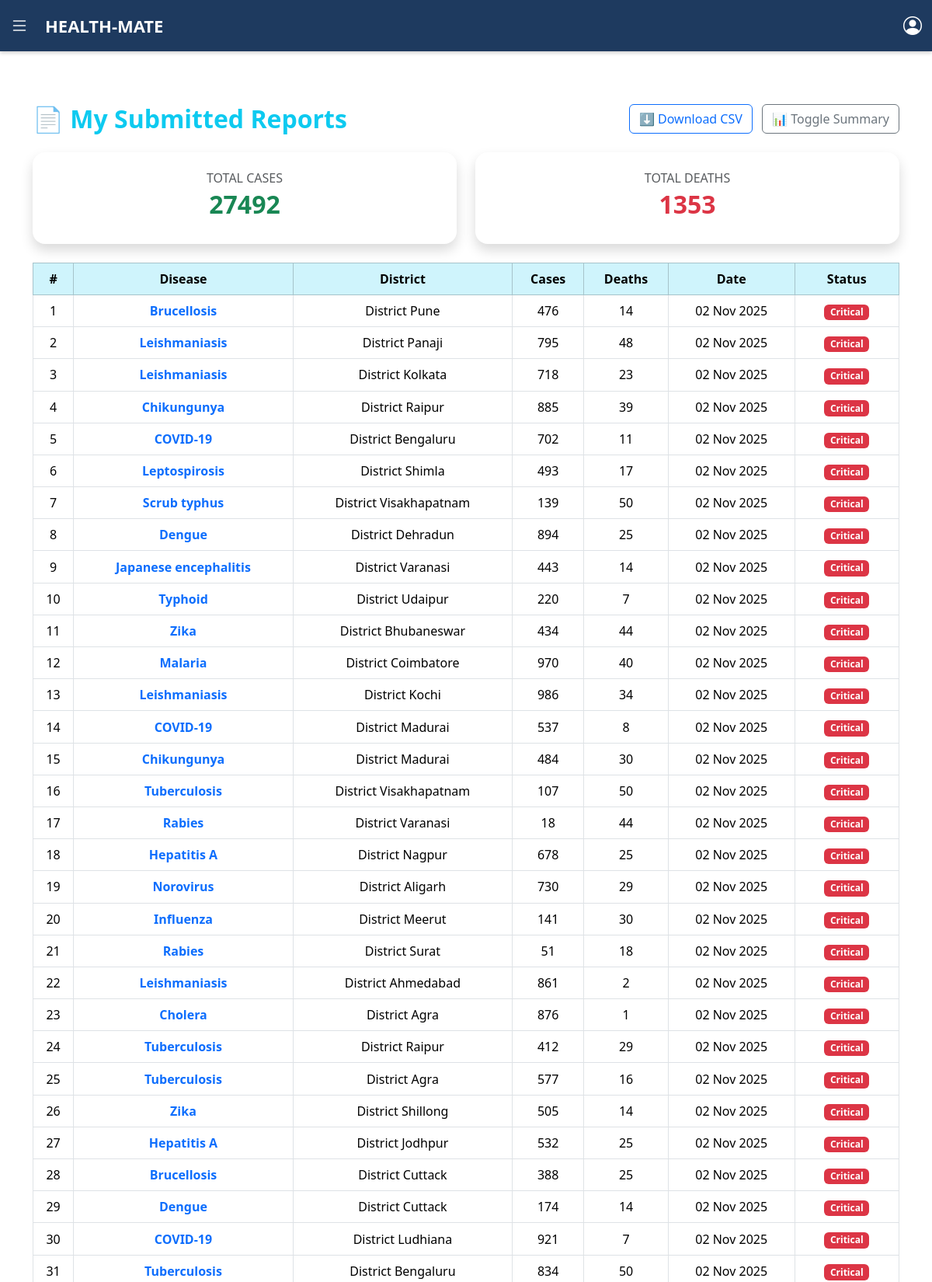
Page /my-reports/ (signed in, upper part) on the committed database.
### test1/models.py (models this page shows, shortened)
class Report(models.Model):
    district = models.ForeignKey(District, on_delete=models.CASCADE)
    disease = models.ForeignKey(Disease, on_delete=models.CASCADE)
    date_reported = models.DateField(auto_now_add=True)
    number_of_cases = models.PositiveIntegerField()
    deaths = models.PositiveIntegerField(default=0)
    source = models.CharField(max_length=100, blank=True)
    reporter = models.ForeignKey(UserProfile, on_delete=models.SET_NULL, null=True)

class Disease(models.Model):
    CATEGORY_CHOICES = [
        ('human', 'Human'),
        ('animal', 'Animal'),
        ('environmental', 'Environmental'),
    ]
    name = models.CharField(max_length=100)
    category = models.CharField(max_length=20, choices=CATEGORY_CHOICES)
    symptoms = models.TextField(blank=True)
    severity = models.CharField(max_length=50, blank=True)

class District(models.Model):
    name = models.CharField(max_length=100)
    state = models.CharField(max_length=100)
    population = models.PositiveIntegerField(null=True, blank=True)

### test1/views.py (the view)
# urls.py: path('my-reports/', views.my_reports, name='my_reports'),
def my_reports(request):
    user_profile = UserProfile.objects.get(user=request.user)
    reports = Report.objects.filter(reporter=user_profile).order_by('-date_reported')
    total_cases = sum(r.number_of_cases for r in reports)
    total_deaths = sum(r.deaths for r in reports)
    return render(request, "test1/my_reports.html", {
        "reports": reports,
        "total_cases": total_cases,
        "total_deaths": total_deaths,
    })

### test1/templates/test1/my_reports.html (shortened to what this page needs)
{% extends "test1/base.html" %}
{% block content %}
<div class="container py-5">
  <div class="d-flex flex-column flex-md-row justify-content-between align-items-md-center mb-4">
    <h2 class="fw-bold text-info mb-3 mb-md-0">📄 My Submitted Reports</h2>
    <div>
      <a href="{% url 'download_my_reports' %}" class="btn btn-outline-primary me-2">
        ⬇️ Download CSV
      </a>
      <button id="toggleStats" class="btn btn-outline-secondary">
        📊 Toggle Summary
      </button>
    </div>
  </div>
  <div id="statsSection" class="row g-4 mb-4">
    <div class="col-md-6">
      <div class="card shadow border-0 rounded-4 text-center p-4">
        <h6 class="text-muted text-uppercase mb-1">Total Cases</h6>
        <h2 class="fw-bold text-success">{{ total_cases }}</h2>
      </div>
    </div>
    <div class="col-md-6">
      <div class="card shadow border-0 rounded-4 text-center p-4">
        <h6 class="text-muted text-uppercase mb-1">Total Deaths</h6>
        <h2 class="fw-bold text-danger">{{ total_deaths }}</h2>
      </div>
    </div>
  </div>
  <div class="table-responsive">
    <table class="table table-hover table-bordered shadow rounded-4 bg-white align-middle">
      <thead class="table-info text-center">
        <tr>
          <th>#</th>
          <th>Disease</th>
          <th>District</th>
          <th>Cases</th>
          <th>Deaths</th>
          <th>Date</th>
          <th>Status</th>
        </tr>
      </thead>
      <tbody>
        {% for report in reports %}
        <tr class="text-center">
          <td>{{ forloop.counter }}</td>
          <td class="fw-semibold text-primary">{{ report.disease.name }}</td>
          <td>{{ report.district.name }}</td>
          <td>{{ report.number_of_cases }}</td>
          <td>{{ report.deaths }}</td>
          <td>{{ report.date_reported|date:"d M Y" }}</td>
          <td>
            {% if report.deaths > 0 %}
              <span class="badge bg-danger">Critical</span>
            {% elif report.number_of_cases > 20 %}
              <span class="badge bg-warning text-dark">Moderate</span>
            {% else %}
              <span class="badge bg-success">Stable</span>
            {% endif %}
          </td>
        </tr>
        {% empty %}
        <tr>
          <td colspan="7" class="text-center text-muted py-4">
            No reports submitted yet.
          </td>
        </tr>
        {% endfor %}
      </tbody>
    </table>
  </div>
</div>
{% endblock %}

### test1/templates/test1/base.html (style rules this page uses)
body { margin: 0; padding: 0; font-family: "Poppins", sans-serif; background-color: #f8fafc; }

### test1/templates/test1/navbar.html (style rules this page uses)
body { margin: 0; font-family: "Poppins", sans-serif; }

### rows in the picture
Report: disease.name "Brucellosis", district.name "District Pune", number_of_cases "476", deaths "14", date_reported "02 Nov 2025", shows "Critical"
Report: disease.name "Leishmaniasis", district.name "District Panaji", number_of_cases "795", deaths "48", date_reported "02 Nov 2025", shows "Critical"
Report: disease.name "Leishmaniasis", district.name "District Kolkata", number_of_cases "718", deaths "23", date_reported "02 Nov 2025", shows "Critical"
Report: disease.name "Chikungunya", district.name "District Raipur", number_of_cases "885", deaths "39", date_reported "02 Nov 2025", shows "Critical"
Report: disease.name "COVID-19", district.name "District Bengaluru", number_of_cases "702", deaths "11", date_reported "02 Nov 2025", shows "Critical"
Report: disease.name "Leptospirosis", district.name "District Shimla", number_of_cases "493", deaths "17", date_reported "02 Nov 2025", shows "Critical"
Report: disease.name "Scrub typhus", district.name "District Visakhapatnam", number_of_cases "139", deaths "50", date_reported "02 Nov 2025", shows "Critical"
Report: disease.name "Dengue", district.name "District Dehradun", number_of_cases "894", deaths "25", date_reported "02 Nov 2025", shows "Critical"
Report: disease.name "Japanese encephalitis", district.name "District Varanasi", number_of_cases "443", deaths "14", date_reported "02 Nov 2025", shows "Critical"
Report: disease.name "Typhoid", district.name "District Udaipur", number_of_cases "220", deaths "7", date_reported "02 Nov 2025", shows "Critical"
Report: disease.name "Zika", district.name "District Bhubaneswar", number_of_cases "434", deaths "44", date_reported "02 Nov 2025", shows "Critical"
Report: disease.name "Malaria", district.name "District Coimbatore", number_of_cases "970", deaths "40", date_reported "02 Nov 2025", shows "Critical"
Report: disease.name "Leishmaniasis", district.name "District Kochi", number_of_cases "986", deaths "34", date_reported "02 Nov 2025", shows "Critical"
Report: disease.name "COVID-19", district.name "District Madurai", number_of_cases "537", deaths "8", date_reported "02 Nov 2025", shows "Critical"
Report: disease.name "Chikungunya", district.name "District Madurai", number_of_cases "484", deaths "30", date_reported "02 Nov 2025", shows "Critical"
Report: disease.name "Tuberculosis", district.name "District Visakhapatnam", number_of_cases "107", deaths "50", date_reported "02 Nov 2025", shows "Critical"
Report: disease.name "Rabies", district.name "District Varanasi", number_of_cases "18", deaths "44", date_reported "02 Nov 2025", shows "Critical"
Report: disease.name "Hepatitis A", district.name "District Nagpur", number_of_cases "678", deaths "25", date_reported "02 Nov 2025", shows "Critical"
Report: disease.name "Norovirus", district.name "District Aligarh", number_of_cases "730", deaths "29", date_reported "02 Nov 2025", shows "Critical"
Report: disease.name "Influenza", district.name "District Meerut", number_of_cases "141", deaths "30", date_reported "02 Nov 2025", shows "Critical"
Report: disease.name "Rabies", district.name "District Surat", number_of_cases "51", deaths "18", date_reported "02 Nov 2025", shows "Critical"
Report: disease.name "Leishmaniasis", district.name "District Ahmedabad", number_of_cases "861", deaths "2", date_reported "02 Nov 2025", shows "Critical"
Report: disease.name "Cholera", district.name "District Agra", number_of_cases "876", deaths "1", date_reported "02 Nov 2025", shows "Critical"
Report: disease.name "Tuberculosis", district.name "District Raipur", number_of_cases "412", deaths "29", date_reported "02 Nov 2025", shows "Critical"
Report: disease.name "Tuberculosis", district.name "District Agra", number_of_cases "577", deaths "16", date_reported "02 Nov 2025", shows "Critical"
Report: disease.name "Zika", district.name "District Shillong", number_of_cases "505", deaths "14", date_reported "02 Nov 2025", shows "Critical"
Report: disease.name "Hepatitis A", district.name "District Jodhpur", number_of_cases "532", deaths "25", date_reported "02 Nov 2025", shows "Critical"
Report: disease.name "Brucellosis", district.name "District Cuttack", number_of_cases "388", deaths "25", date_reported "02 Nov 2025", shows "Critical"
Report: disease.name "Dengue", district.name "District Cuttack", number_of_cases "174", deaths "14", date_reported "02 Nov 2025", shows "Critical"
Report: disease.name "COVID-19", district.name "District Ludhiana", number_of_cases "921", deaths "7", date_reported "02 Nov 2025", shows "Critical"
Report: disease.name "Tuberculosis", district.name "District Bengaluru", number_of_cases "834", deaths "50", date_reported "02 Nov 2025", shows "Critical"

### other values in the picture
{{ total_cases }} "27492"
{{ total_deaths }} "1353"
